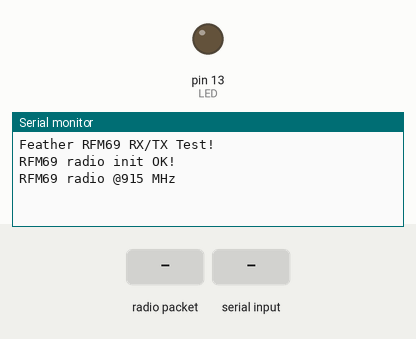
Simulated run of this sketch. Board: Arduino Mega 2560, built with avr-gcc and run on an emulated ATmega2560. Parts: output pins drawn as LEDs (lit = HIGH), the last lines printed to the serial monitor. The inputs (shaded band) are chosen by the test bench. No radio packets arrive unless stated; pins used as bus, display or sensor lines are not drawn.

Above: at 2.2 s.
2.3 s: radio packet "1" arrives
At 3.0 s:
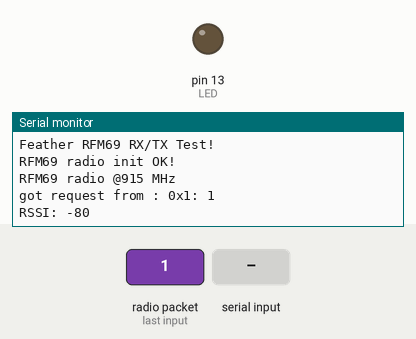
3.8 s: "1\n" received over the second serial link
At 4.7 s:
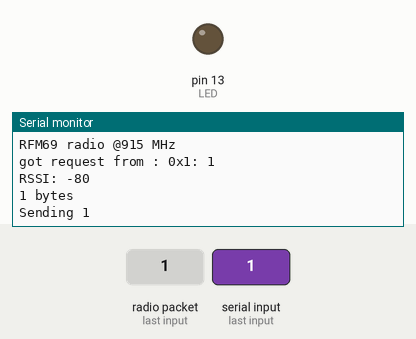
5.3 s: radio packet "0" arrives
At 5.7 s:
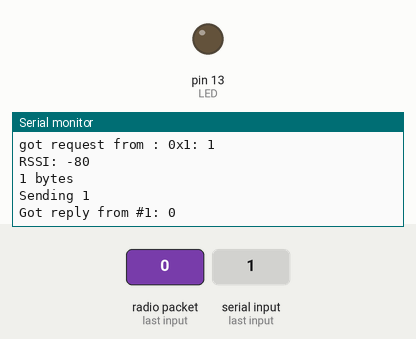
6.8 s: "0\n" received over the second serial link
At 9.8 s:
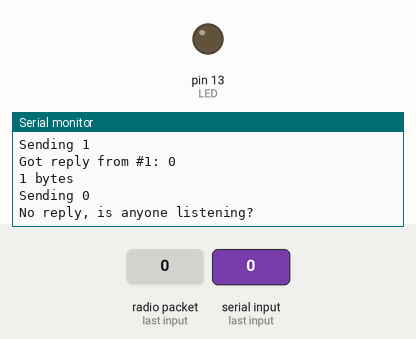

The sketch:

Arduino.ino
```cpp
#include <SPI.h>
#include <Wire.h>
#include <RHReliableDatagram.h>
#include <RH_RF69.h>

#define MY_ADDRESS 2
#define DEST_ADDRESS 1


// Change to 434.0 or other frequency, must match RX's freq!
#define RF69_FREQ 915.0

#define RFM69_CS      8
#define RFM69_INT     7
#define RFM69_RST     4

#define butt A0
#define LED      13

// Singleton instance of the radio driver
RH_RF69 rf69(RFM69_CS, RFM69_INT);

// Class to manage message delivery and receipt, using the driver declared above
RHReliableDatagram rf69_manager(rf69, MY_ADDRESS);

void setup(){
    delay(500);
    Serial.begin(9600);
    Serial1.begin(9600);

    pinMode(butt, INPUT_PULLUP);

    pinMode(LED, OUTPUT);
    pinMode(RFM69_RST, OUTPUT);
    digitalWrite(RFM69_RST, LOW);

    Serial.println("Feather RFM69 RX/TX Test!");

    // manual reset
    digitalWrite(RFM69_RST, HIGH);
    delay(10);
    digitalWrite(RFM69_RST, LOW);
    delay(10);

    if (!rf69_manager.init()) {
        Serial.println("RFM69 radio init failed");
        while (1);
    }
    Serial.println("RFM69 radio init OK!");

    // Defaults after init are 434.0MHz, modulation GFSK_Rb250Fd250, +13dbM (for low power module)
    // No encryption
    if (!rf69.setFrequency(RF69_FREQ)) {
        Serial.println("setFrequency failed");
    }

    // If you are using a high power RF69 eg RFM69HW, you *must* set a Tx power with the
    // ishighpowermodule flag set like this:
    rf69.setTxPower(14, true);

    pinMode(LED, OUTPUT);

    Serial.print("RFM69 radio @");  Serial.print((int)RF69_FREQ);  Serial.println(" MHz");

    Serial1.flush();

    delay(500);
}

// Dont put this on the stack:
uint8_t buf[RH_RF69_MAX_MESSAGE_LEN];
uint8_t data[] = "  OK";

void loop(){
    if (rf69_manager.available()) {
        // Wait for a message addressed to us from the client
        uint8_t len = sizeof(buf);
        uint8_t from;
        if (rf69_manager.recvfromAck(buf, &len, &from)){
            buf[len] = 0;
            Serial.print("got request from : 0x");
            Serial.print(from, HEX);
            Serial.print(": ");
            Serial.println((char*)buf);
            Serial.print("RSSI: "); Serial.println(rf69.lastRssi(), DEC);
            Serial1.println((char*)buf);

            // echo last button
            char reply[5];
            int c = Serial1.readBytesUntil('\n',reply,5);
            data[0] = reply[0];
            Serial1.flush();
            // Send a reply back to the originator client
            if (!rf69_manager.sendtoWait(data, sizeof(data), from))
                Serial.println("sendtoWait failed");

            digitalWrite(LED, HIGH);
            digitalWrite(LED, LOW);
        }

    }

    if (Serial1.available()>=2) //change to serial1 when using with raspbery pi
    {
        //Serial.println("Button pressed!");

        char radiopacket[10];
        int count = 0;
        // while(Serial1.available() && count<10){
        //     char read = Serial.read();
        //     if(read!='\n'){
        //         radiopacket[count]=Serial.read();
        //     }
        //     else{
        //         break;
        //     }

        //     count++;
        // }
        count= Serial1.readBytesUntil('\n',radiopacket,10);

        Serial.print(count); Serial.println(" bytes");

        Serial.print("Sending "); Serial.println(radiopacket);
        //strlen(radiopacket)
        if (rf69_manager.sendtoWait((uint8_t *)radiopacket, count , DEST_ADDRESS)) {
            // Now wait for a reply from the server
            uint8_t len = sizeof(buf);
            uint8_t from;
            if (rf69_manager.recvfromAckTimeout(buf, &len, 2000, &from)) {
                buf[len] = 0;
                Serial.print("Got reply from #");
                Serial.print(from); Serial.print(": ");
                Serial.println((char*)buf);
                Serial1.println((char*)buf);

            } else {
                Serial.println("No reply, is anyone listening?");
            }
        } else {
            Serial.println("sendtoWait failed");
        }
        Serial1.flush();
    }


}
```

Measured:
- after the input at 2.3 s, the serial monitor: prints a new line at once (image 1)
- after the input at 3.8 s, the serial monitor: prints a new line at once (image 2)
- after the input at 5.3 s, the serial monitor: prints a new line at once (image 3)
- after the input at 6.8 s, the serial monitor: prints a new line at once (image 4)
